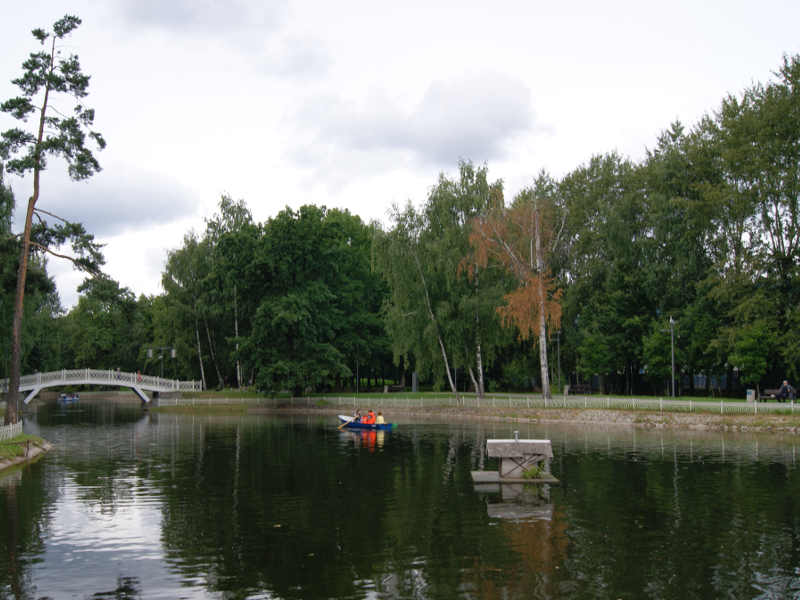
#> input picture visjpeg/sample-boat-400x300.png, 800 x 600 px
$ python -i jpeg_image.py   (imports and definitions only)
#> lines starting #> are read from the running program, lines starting #| are printed output that depends on the picture
### visjpeg/block.py
"""
VisJPEG Python - Block classes
Equivalent to Java Block.java, FloatBlock.java, BlockVektor.java
"""

import math
from PIL import Image, ImageDraw
import numpy as np
from .matrix import Matrix

# Pre-compute DCT coefficient matrix for numpy fast path
_DCT_COEFF = np.zeros((8, 8), dtype=np.float64)
for j in range(8):
    for i in range(8):
        _DCT_COEFF[i, j] = math.cos((2 * i + 1) * j * math.pi / 16)

_SQ2 = 1 / (2 * math.sqrt(2))
_SQ2_INV = 1 / math.sqrt(2)

# Build full 8x8 DCT transform matrix
_DCT_MATRIX = np.zeros((8, 8), dtype=np.float64)
for u in range(8):
    cu = _SQ2 if u == 0 else 1.0
    for x in range(8):
        _DCT_MATRIX[u, x] = (cu / 2) * math.cos((2 * x + 1) * u * math.pi / 16)

# Inverse DCT matrix
_IDCT_MATRIX = _DCT_MATRIX.T


# [10 lines left out: function _vli_category, not called in this run]


class BlockVektor:
    # [76 lines left out: functions __init__, get_rle_compressed, paint_bar, not called in this run]


class FloatBlock:
    def __init__(self):
        self.matrix = [[0.0 for _ in range(8)] for _ in range(8)]

    # [13 lines left out: functions get_quantisiert, to_int_block, not called in this run]

    def paint_bar3d(self, width, height, color):
        return self.to_int_block().paint_bar3d(width, height, color)


class Block(Matrix):
    ZICK_ZACK_X = [
        0, 1, 0, 0, 1, 2, 3, 2, 1, 0, 0,
        1, 2, 3, 4, 5, 4, 3, 2, 1, 0, 0,
        1, 2, 3, 4, 5, 6, 7, 6, 5, 4, 3, 2, 1, 0,
        1, 2, 3, 4, 5, 6, 7, 7, 6, 5, 4, 3, 2,
        3, 4, 5, 6, 7, 7, 6, 5, 4, 5, 6, 7,
        7, 6, 7
    ]
    ZICK_ZACK_Y = [
        0, 0, 1, 2, 1, 0, 0, 1, 2, 3, 4,
        3, 2, 1, 0, 0, 1, 2, 3, 4, 5, 6,
        5, 4, 3, 2, 1, 0, 0, 1, 2, 3, 4, 5, 6, 7, 7,
        6, 5, 4, 3, 2, 1, 2, 3, 4, 5, 6, 7, 7,
        6, 5, 4, 3, 4, 5, 6, 7, 7, 6, 5, 6, 7, 7
    ]

    # [115 lines left out: functions __init__, get_dct, get_idct, get_zig_zag_scan, get_linear_scan, get_dequantisiert and 1 more, not called in this run]

### visjpeg/jpeg_parameter.py
"""
VisJPEG Python - JPEG Parameter
Equivalent to Java JPEGParameter.java and GUIParameter.java
"""

from .matrix import Matrix


class GUIParameter:
    DIAG_RATIO_Y = 0.33
    DIAG_RATIO_XY = 0.5
    DIAG_WIDTH = 0.75
    DIAG_HEIGHT = 0.75
    LARGE_FONT = ("SansSerif", 14, "bold")
    MEDIUM_FONT = ("SansSerif", 12, "normal")
    SMALL_FONT = ("SansSerif", 9, "normal")
    FONT_COLOR = "black"
    ACTIVE_BACKGROUND = "white"
    INACTIVE_BACKGROUND = (211, 211, 211)  # light gray


class JPEGParameter:
    HUFFMAN_STANDARD = 1
    HUFFMAN_ADAPTIVE = 2
    ARITHMETIC = 3

    # Standard matrices initialized in module level below
    STANDARD_QMATRIX_LUM = None
    STANDARD_QMATRIX_CHROM = None
    UNIFORM_QMATRIX = None
    NONUNIFORM_QMATRIX = None

    def __init__(self):
        self.h_subsample = 2
        self.v_subsample = 2
        self.q_faktor = 50
        self.q_matrix_lum = JPEGParameter.STANDARD_QMATRIX_LUM.clone()
        self.q_matrix_lum.scale(self.q_faktor)
        self.q_matrix_chrom = JPEGParameter.STANDARD_QMATRIX_CHROM.clone()
        self.q_matrix_chrom.scale(self.q_faktor)
        self.compression_type = self.HUFFMAN_STANDARD
        self.filename = "test2.gif"
        self.skalierungs_qualitaet = 1
        self.x_shift = 0
        self.y_shift = 0

    # [29 lines left out: functions clone, __eq__, not called in this run]


def _init_standard_matrices():
    JPEGParameter.STANDARD_QMATRIX_LUM = Matrix()
    lum_vals = [
        [16, 11, 10, 16, 24, 40, 51, 61],
        [12, 12, 14, 19, 26, 58, 60, 55],
        [14, 13, 16, 24, 40, 57, 69, 56],
        [14, 17, 22, 29, 51, 87, 80, 62],
        [18, 22, 37, 56, 68, 109, 103, 77],
        [24, 35, 55, 64, 81, 104, 113, 92],
        [49, 64, 78, 87, 103, 121, 120, 101],
        [72, 92, 95, 98, 112, 100, 103, 99]
    ]
    for i in range(8):
        for j in range(8):
            JPEGParameter.STANDARD_QMATRIX_LUM.matrix[i][j] = lum_vals[j][i]

    JPEGParameter.STANDARD_QMATRIX_CHROM = Matrix()
    for i in range(8):
        for j in range(8):
            JPEGParameter.STANDARD_QMATRIX_CHROM.matrix[i][j] = 99
    chrom_vals = [
        [17, 18, 24, 47],
        [18, 21, 26, 66],
        [24, 26, 56, 0],
        [47, 66, 0, 0]
    ]
    for i in range(4):
        for j in range(4):
            if chrom_vals[j][i] != 0:
                JPEGParameter.STANDARD_QMATRIX_CHROM.matrix[i][j] = chrom_vals[j][i]

    JPEGParameter.UNIFORM_QMATRIX = Matrix()
    for i in range(8):
        for j in range(8):
            JPEGParameter.UNIFORM_QMATRIX.matrix[i][j] = 50

    JPEGParameter.NONUNIFORM_QMATRIX = Matrix()
    for i in range(8):
        for j in range(8):
            JPEGParameter.NONUNIFORM_QMATRIX.matrix[i][j] = 20 + 5 * i + 5 * j


_init_standard_matrices()

### visjpeg/matrix.py
"""
VisJPEG Python - Matrix class
Equivalent to Java Matrix.java
"""

import copy


class Matrix:
    """Kapselt ein 8x8 int-Array."""

    def __init__(self, data=None):
        if data is None:
            self.matrix = [[1 for _ in range(8)] for _ in range(8)]
        else:
            self.matrix = [[0 for _ in range(8)] for _ in range(8)]
            for i in range(8):
                for j in range(8):
                    val = data[i][j]
                    if val <= 0:
                        val = 1
                    if val > 255:
                        val = 255
                    self.matrix[i][j] = val

    def clone(self):
        new_matrix = Matrix(self.matrix)
        return new_matrix

    def scale(self, qual_faktor):
#> called with qual_faktor = 50
        if qual_faktor < 50:
            qual_faktor2 = 5000 // qual_faktor
        else:
            qual_faktor2 = 200 - qual_faktor * 2

        for i in range(8):
            for j in range(8):
                temp = (self.matrix[i][j] * qual_faktor2 + 50) // 100
                if temp <= 0:
                    temp = 1
                if temp > 255:
                    temp = 255
                self.matrix[i][j] = temp

    # [52 lines left out: functions get_zig_zag_ordered, __eq__, not called in this run]

    def __repr__(self):
        return "Matrix(" + repr(self.matrix) + ")"

### visjpeg/jpeg_image.py
"""
VisJPEG Python - JPEG Image processing
Equivalent to Java JPEGImage.java (simplified)
"""

import math
import os
from PIL import Image, ImageDraw
import numpy as np

from .block import Block, BlockVektor
from .jpeg_parameter import JPEGParameter, GUIParameter
from .rle import SymbBlockFolge
from .huffman import HuffmanWriter, OurHuffmanTable, Histogramm


class JPEGImage:
    def __init__(self, file_or_url, scrolling_enabled=False):
        self.scrolling_enabled = scrolling_enabled
        self.first_act_line = 0
        self.last_act_line = 143
        self.first_act_col = 0
        self.last_act_col = 191
        self.marker_x = 0
        self.marker_y = 0

        # Caches
        self._r_image = None
        self._g_image = None
        self._b_image = None
        self._y_image = None
        self._i_image = None
        self._q_image = None
        self._subsampled_i_image = None
        self._subsampled_q_image = None
        self._markered_image = None
        self._decompr_rgb_image = None
        self._diff_image = None

        self.i_image_last_params = JPEGParameter()
        self.q_image_last_params = JPEGParameter()
        self.difference_image_parameter = None
        self.jpeg_image_parameter = None
        self.quant_bloecke_erzeugen_params = None
        self.symbole_erzeugen_params = None
        self.symbole_codieren_params = None
        self._huffman_stats_cache = None
        self._huffman_stats_params = None

        self.coded_size = 0
        self.length_huffman_coded = 0
        self.h_writer = None
        self.quant_y_bloecke = []
        self.quant_i_bloecke = []
        self.quant_q_bloecke = []
        self.de_mcu_order = []
        self.dc_lum_werte = []
        self.dc_chrom_werte = []
        self.ac_lum_huffman_table = None
        self.ac_chrom_huffman_table = None
        self.dc_lum_huffman_table = None
        self.dc_chrom_huffman_table = None
        self.y_block_folge = None
        self.cr_block_folge = None
        self.cb_block_folge = None
        self.index_aktueller_block = 0

        self.roh_image = None
        self.image = None

        if isinstance(file_or_url, str):
            self._load_from_file(file_or_url)
        else:
            self._load_from_url(file_or_url)

    def _load_from_file(self, filename):
#> called with filename = 'sample-boat-400x300.png'
        try:
            self.roh_image = Image.open(filename).convert("RGB")
#> self.roh_image is the input picture: PIL image 800x600 RGB; mean R, G, B 117.9, 123.2, 113
        except Exception:
            self.image = Image.new("RGB", (192, 144), (0, 0, 0))
            draw = ImageDraw.Draw(self.image)
            draw.text((5, 48), "Bild kann nicht geladen werden!", fill=(255, 255, 255))
            draw.text((5, 96), "Image cannot be loaded!", fill=(255, 255, 255))
            self.roh_image = self.image.copy()
            return

        self._rebuild_from_raw(self.scrolling_enabled, 0, 0)

    def _load_from_url(self, url):
        # Simplified - same as file for now
        self._load_from_file(url)

    def get_roh_width(self):
        return self.roh_image.width

    def get_roh_height(self):
        return self.roh_image.height

    # [19 lines left out: function invalidate, not called in this run]

    def _rebuild_from_raw(self, scrolling_enabled, x_shift, y_shift):
#> called with scrolling_enabled = False, x_shift = 0, y_shift = 0
        if scrolling_enabled:
            if self.roh_image.width < 192 or self.roh_image.height < 144:
                if self.roh_image.width > 192:
                    self.first_act_col = 0
                    self.last_act_col = 191
                    x_draw_pos = 0
                    draw_width = 192
                else:
                    self.first_act_col = (192 - self.roh_image.width) // 2
                    self.last_act_col = self.first_act_col + self.roh_image.width - 1
                    x_draw_pos = self.first_act_col
                    draw_width = self.roh_image.width
                if self.roh_image.height > 144:
                    self.first_act_line = 0
                    self.last_act_line = 143
                    y_draw_pos = 0
                    draw_height = 144
                else:
                    self.first_act_line = (144 - self.roh_image.height) // 2
                    self.last_act_line = self.first_act_line + self.roh_image.height - 1
                    y_draw_pos = self.first_act_line
                    draw_height = self.roh_image.height
                self.image = Image.new("RGB", (192, 144), (0, 0, 0))
                sub = self.roh_image.crop((x_shift, y_shift, x_shift + draw_width, y_shift + draw_height))
                self.image.paste(sub, (x_draw_pos, y_draw_pos))
            else:
                self.image = self.roh_image.crop((x_shift, y_shift, x_shift + 192, y_shift + 144))
                self.first_act_col = 0
                self.first_act_line = 0
                self.last_act_col = 191
                self.last_act_line = 143
        else:
            self.image = self.roh_image.copy()
            if self.roh_image.width != 192 or self.roh_image.height != 144:
                self.image = self.image.resize((192, 144), Image.LANCZOS)
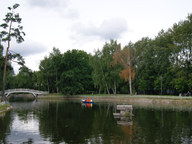
#> self.image: PIL image 192x144 RGB; mean R, G, B 117.9, 123.2, 113
                self.first_act_col = 0
                self.first_act_line = 0
                self.last_act_col = 191
                self.last_act_line = 143
            else:
                self.first_act_col = 0
                self.first_act_line = 0
                self.last_act_col = 191
                self.last_act_line = 143

    def get_image(self):
        return self.image

    # [19 lines left out: functions get_r_image, get_g_image, get_b_image, get_y_image, not called in this run]

    def get_marked_y_image(self):
        if self._markered_image is None:
            if self._y_image is None:
                self._split_to_yiq()
            self._markered_image = self._mark_block(self._y_image)
        return self._markered_image

    # [37 lines left out: functions get_i_image, get_q_image, set_marker, _split_to_rgb, not called in this run]

    def _split_to_yiq(self):
        arr = np.array(self.image, dtype=np.float64)
        r, g, b = arr[:, :, 0], arr[:, :, 1], arr[:, :, 2]
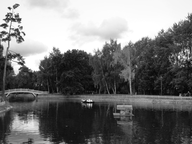
#> r: shape (144, 192) float64; min 0, max 255, mean 117.9
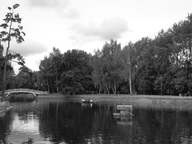
#> g: shape (144, 192) float64; min 5, max 255, mean 123.2
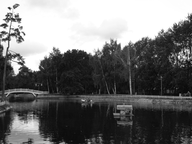
#> b: shape (144, 192) float64; min 2, max 255, mean 113
        y_arr = (0.299 * r + 0.587 * g + 0.114 * b).astype(np.int32)
        i_arr = (128 + (-0.1687 * r - 0.3313 * g + 0.5 * b)).astype(np.int32)
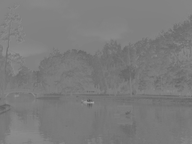
#> i_arr: shape (144, 192) int32; min 85, max 164, mean 123.4
        q_arr = (128 + (0.5 * r - 0.4187 * g - 0.0813 * b)).astype(np.int32)
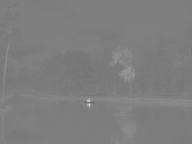
#> q_arr: shape (144, 192) int32; min 101, max 214, mean 125.7
        self._y_image = Image.fromarray(y_arr.clip(0, 255).astype(np.uint8), mode="L")
        self._i_image = Image.fromarray(i_arr.clip(0, 255).astype(np.uint8), mode="L")
        self._q_image = Image.fromarray(q_arr.clip(0, 255).astype(np.uint8), mode="L")

    def _mark_block(self, image):
        new_image = image.copy().convert("RGB")
        draw = ImageDraw.Draw(new_image)
        draw.rectangle([self.marker_x, self.marker_y, self.marker_x + 7, self.marker_y + 7], outline=(255, 255, 0))
        return new_image

    # [15 lines left out: functions _subsample, _supersample, not called in this run]

    def get_marked_block(self):
        return self.get_y_block(self.marker_x, self.marker_y)

    # [4 lines left out: function get_y_block, not called in this run]

    def get_i_block(self, block_x, block_y, h_subsample, v_subsample):
        subsampled = self.get_i_image(h_subsample, v_subsample)
        return self._get_block(subsampled, block_x, block_y)

    def get_q_block(self, block_x, block_y, h_subsample, v_subsample):
        subsampled = self.get_q_image(h_subsample, v_subsample)
        return self._get_block(subsampled, block_x, block_y)

    # [109 lines left out: functions _get_block, _process_channel, get_decompressed_jpeg_image, get_difference_image, get_psnr, write_to_file, not called in this run]

    def x_blocks(self, resampling_ratio):
        return (self.image.width - 1) // (8 * resampling_ratio) + 1

    def y_blocks(self, resampling_ratio):
        return (self.image.height - 1) // (8 * resampling_ratio) + 1

    # [117 lines left out: functions _get_category, _build_symbol_histogram, get_huffman_stats, not called in this run]

>>> result = JPEGImage('sample-boat-400x300.png').get_marked_y_image()

$ run again, on visjpeg/sample-bumblebee-400x300.png
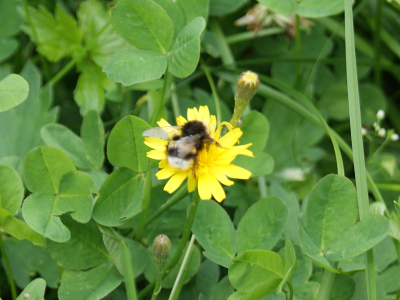
#> input picture visjpeg/sample-bumblebee-400x300.png, 400 x 300 px
#> in _load_from_file, self.roh_image is the input picture: PIL image 400x300 RGB; mean R, G, B 92.7, 133.9, 56.8
#> in _split_to_yiq, `y_arr = (0.299 * r + 0.587 * g + 0.114 * b).astype(np.int32)`:
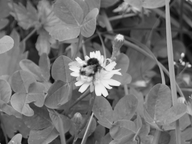
#> y_arr: shape (144, 192) int32; min 5, max 247, mean 112.2
#> in _split_to_yiq, `q_arr = (128 + (0.5 * r - 0.4187 * g - 0.0813 * b)).astype(np.int32)`:
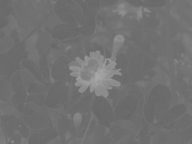
#> q_arr: shape (144, 192) int32; min 103, max 169, mean 113.2

$ run again, on visjpeg/sample-hut-400x300.png
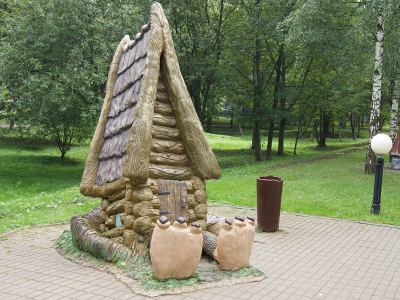
#> input picture visjpeg/sample-hut-400x300.png, 400 x 300 px
#> in _load_from_file, self.roh_image is the input picture: PIL image 400x300 RGB; mean R, G, B 124.5, 132.4, 102.5
#> in _split_to_yiq, `y_arr = (0.299 * r + 0.587 * g + 0.114 * b).astype(np.int32)`:
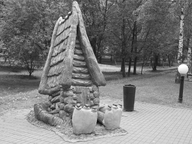
#> y_arr: shape (144, 192) int32; min 13, max 255, mean 126.1
#> in _split_to_yiq, `q_arr = (128 + (0.5 * r - 0.4187 * g - 0.0813 * b)).astype(np.int32)`:
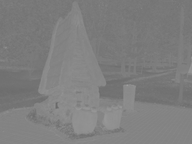
#> q_arr: shape (144, 192) int32; min 103, max 159, mean 126
